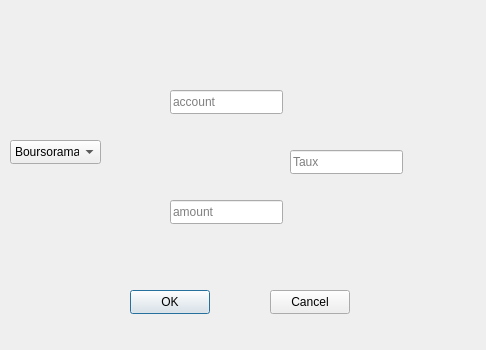
<?xml version="1.0" encoding="UTF-8"?>
<ui version="4.0">
 <class>epargne</class>
 <widget class="QDialog" name="epargne">
  <property name="geometry">
   <rect>
    <x>0</x>
    <y>0</y>
    <width>486</width>
    <height>350</height>
   </rect>
  </property>
  <property name="windowTitle">
   <string>Dialog</string>
  </property>
  <widget class="QComboBox" name="Banque">
   <property name="geometry">
    <rect>
     <x>10</x>
     <y>140</y>
     <width>91</width>
     <height>24</height>
    </rect>
   </property>
   <item>
    <property name="text">
     <string>Boursorama</string>
    </property>
   </item>
   <item>
    <property name="text">
     <string>N26</string>
    </property>
   </item>
   <item>
    <property name="text">
     <string>Revolut</string>
    </property>
   </item>
  </widget>
  <widget class="QLineEdit" name="account">
   <property name="geometry">
    <rect>
     <x>170</x>
     <y>90</y>
     <width>113</width>
     <height>24</height>
    </rect>
   </property>
   <property name="placeholderText">
    <string>account</string>
   </property>
  </widget>
  <widget class="QLineEdit" name="amount">
   <property name="geometry">
    <rect>
     <x>170</x>
     <y>200</y>
     <width>113</width>
     <height>24</height>
    </rect>
   </property>
   <property name="placeholderText">
    <string>amount</string>
   </property>
  </widget>
  <widget class="QLineEdit" name="taux">
   <property name="geometry">
    <rect>
     <x>290</x>
     <y>150</y>
     <width>113</width>
     <height>24</height>
    </rect>
   </property>
   <property name="readOnly">
    <bool>true</bool>
   </property>
   <property name="placeholderText">
    <string>Taux</string>
   </property>
  </widget>
  <widget class="QPushButton" name="OK">
   <property name="geometry">
    <rect>
     <x>130</x>
     <y>290</y>
     <width>80</width>
     <height>24</height>
    </rect>
   </property>
   <property name="text">
    <string>OK</string>
   </property>
  </widget>
  <widget class="QPushButton" name="Cancel">
   <property name="geometry">
    <rect>
     <x>270</x>
     <y>290</y>
     <width>80</width>
     <height>24</height>
    </rect>
   </property>
   <property name="text">
    <string>Cancel</string>
   </property>
  </widget>
 </widget>
 <resources/>
 <connections/>
</ui>
